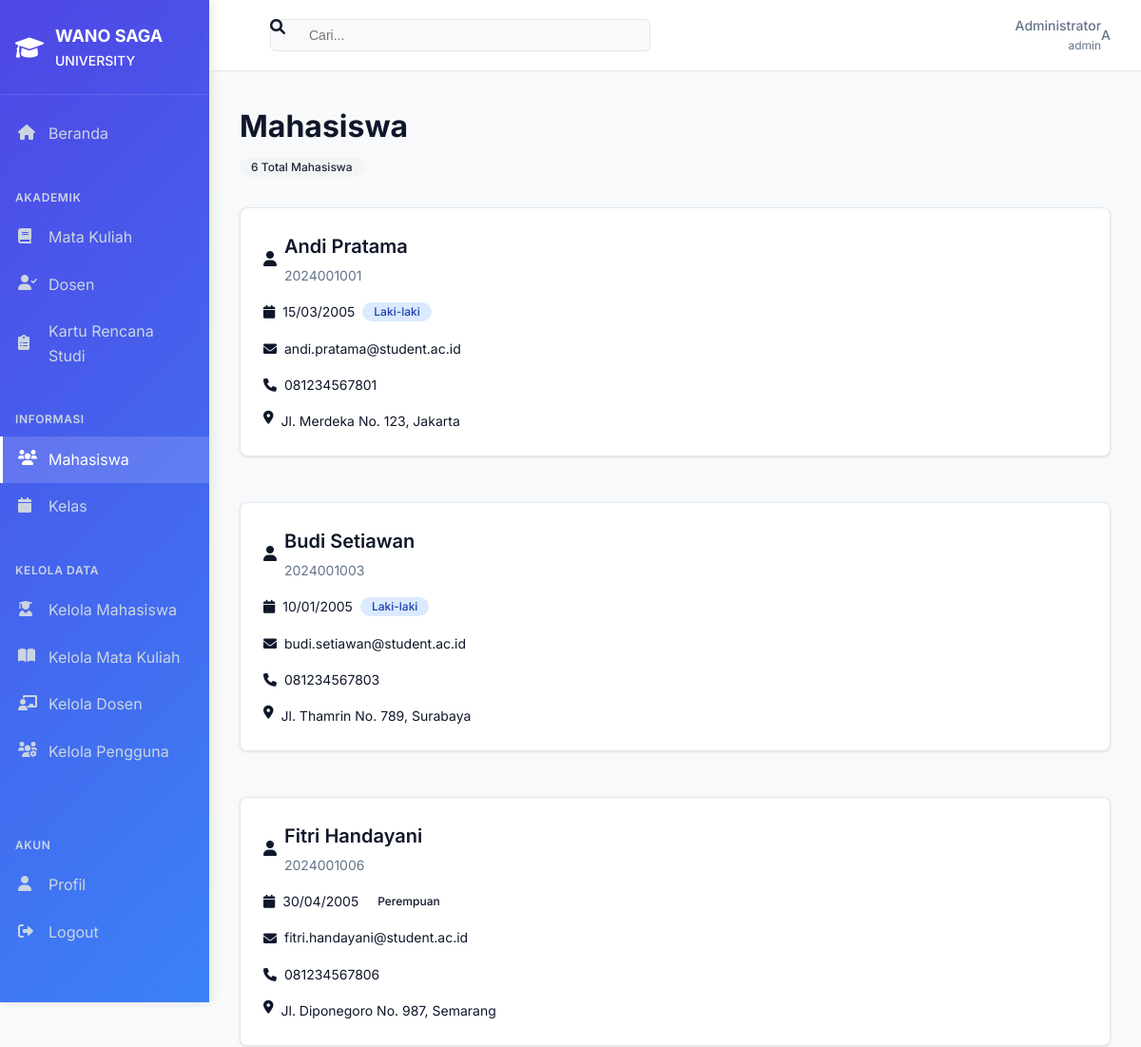
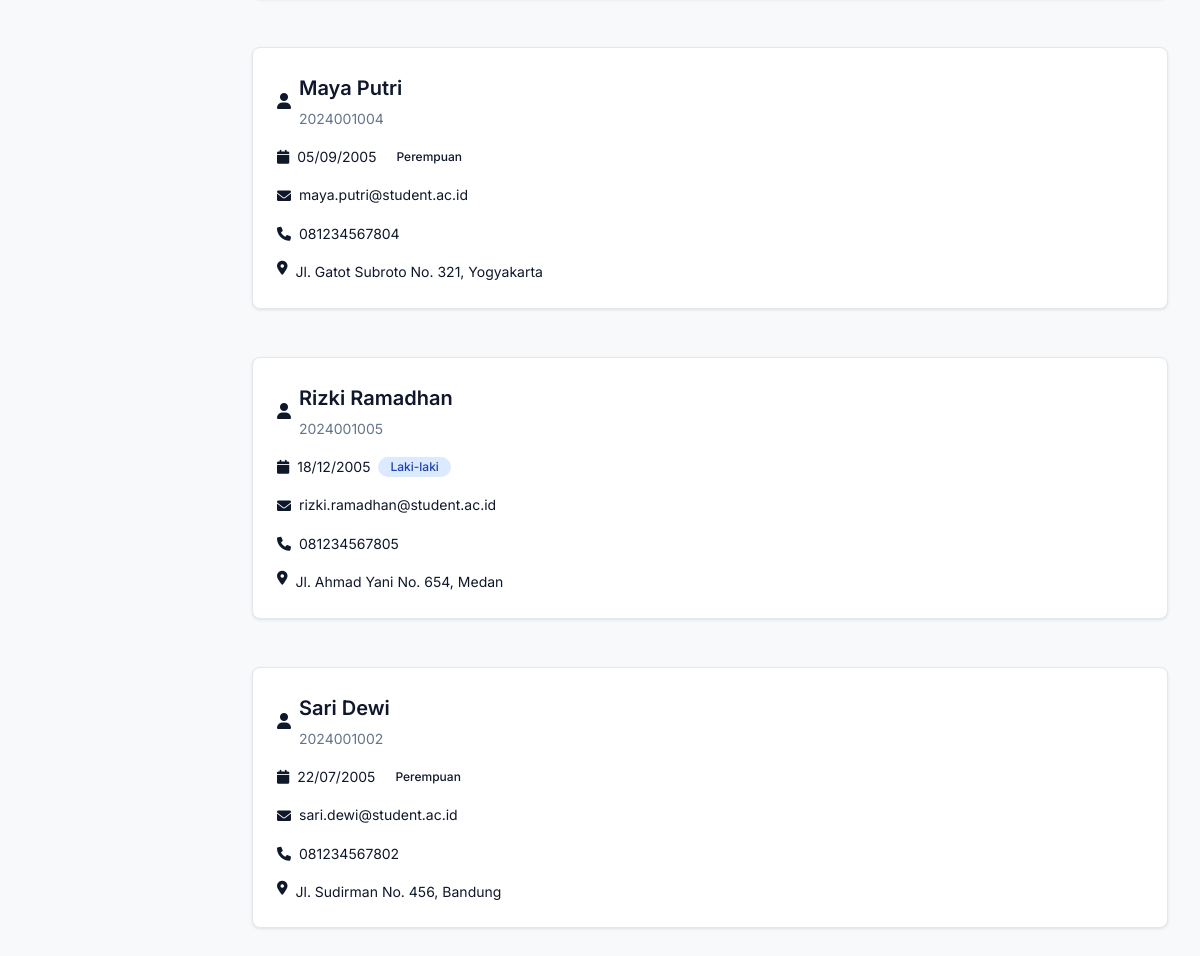
/students.php (signed in), run on the app's committed database (2 pictures, top to bottom).
### tables this page shows
CREATE TABLE IF NOT EXISTS mahasiswa (
    id_mahasiswa INT(11) AUTO_INCREMENT PRIMARY KEY,
    nim VARCHAR(20) UNIQUE NOT NULL,
    nama VARCHAR(100) NOT NULL,
    tanggal_lahir DATE NOT NULL,
    jenis_kelamin ENUM('L', 'P') NOT NULL,
    alamat VARCHAR(255),
    nomor_telepon VARCHAR(15),
    email VARCHAR(100) UNIQUE,
    foto VARCHAR(255),
    created_at TIMESTAMP DEFAULT CURRENT_TIMESTAMP,
    updated_at TIMESTAMP DEFAULT CURRENT_TIMESTAMP ON UPDATE CURRENT_TIMESTAMP
);

### includes/functions.php (called while the page is built, shortened)
<?php
require_once 'config/database.php';
class KRSSystem {
    private $conn;
    public function __construct() {
        $this->db = new Database();
        $this->conn = $this->db->getConnection();
    }
    public function getStudents() {
        try {
            $query = "SELECT * FROM mahasiswa ORDER BY nama ASC";
            $stmt = $this->conn->prepare($query);
            $stmt->execute();
            $result = $stmt->fetchAll(PDO::FETCH_ASSOC);
            return $result ?: DemoData::getStudents();
        } catch(PDOException $e) {
            error_log("Database error in getStudents: " . $e->getMessage());
            return DemoData::getStudents();
        }
    }
}
function formatDate($date) {
    return date('d/m/Y', strtotime($date));
}
?>

### config/database.php (called while the page is built, shortened)
<?php
class Database {
    private $host = 'localhost';
    private $db_name = 'krs_system';
    private $username = 'root';
    private $password = '';
    public function getConnection() {
        $this->conn = null;
        try {
            $this->conn = new PDO("mysql:host=" . $this->host . ";dbname=" . $this->db_name,
                                $this->username, $this->password);
            $this->conn->exec("set names utf8");
            $this->conn->setAttribute(PDO::ATTR_ERRMODE, PDO::ERRMODE_EXCEPTION);
        } catch(PDOException $exception) {
            return null;
        }
        return $this->conn;
    }
}
?>

### students.php (the view, shortened to what this page needs)
<?php
require_once 'includes/functions.php';
$krsSystem = new KRSSystem();
$students = $krsSystem->getStudents();
include 'includes/header.php';
?>
<div class="sky-fade-in">
    <div class="sky-page-header">
        <h1 class="sky-page-title">Mahasiswa</h1>
        <div class="flex items-center justify-between mb-4">
            <span class="badge bg-gray-100 text-gray-800"><?php echo count($students); ?> Total Mahasiswa</span>
        </div>
    </div>
    <div class="grid grid-cols-1 md:grid-cols-2 lg:grid-cols-3 gap-6">
        <?php foreach ($students as $student): ?>
        <div class="sky-card">
            <div class="sky-card-header">
                <div class="flex items-center space-x-2">
                    <i class="fas fa-user text-blue-600"></i>
                    <div>
                        <h3 class="sky-card-title"><?php echo htmlspecialchars($student['nama']); ?></h3>
                        <p class="sky-card-description"><?php echo htmlspecialchars($student['nim']); ?></p>
                    </div>
                </div>
            </div>
            <div class="space-y-4">
                <div class="flex items-center space-x-2 text-sm">
                    <i class="fas fa-calendar text-gray-400"></i>
                    <span><?php echo formatDate($student['tanggal_lahir']); ?></span>
                    <span class="badge <?php echo $student['jenis_kelamin'] === 'L' ? 'bg-blue-100 text-blue-800' : 'bg-pink-100 text-pink-800'; ?> ml-auto">
                        <?php echo $student['jenis_kelamin'] === 'L' ? 'Laki-laki' : 'Perempuan'; ?>
                    </span>
                </div>
                <?php if (!empty($student['email'])): ?>
                <div class="flex items-center space-x-2 text-sm">
                    <i class="fas fa-envelope text-gray-400"></i>
                    <span class="truncate"><?php echo htmlspecialchars($student['email']); ?></span>
                </div>
                <?php endif; ?>
                <?php if (!empty($student['nomor_telepon'])): ?>
                <div class="flex items-center space-x-2 text-sm">
                    <i class="fas fa-phone text-gray-400"></i>
                    <span><?php echo htmlspecialchars($student['nomor_telepon']); ?></span>
                </div>
                <?php endif; ?>
                <?php if (!empty($student['alamat'])): ?>
                <div class="flex items-start space-x-2 text-sm">
                    <i class="fas fa-map-marker-alt text-gray-400 mt-1"></i>
                    <span class="text-gray-600"><?php echo htmlspecialchars($student['alamat']); ?></span>
                </div>
                <?php endif; ?>
            </div>
        </div>
        <?php endforeach; ?>
    </div>
</div>
<?php include 'includes/footer.php'; ?>

### assets/css/style.css (style rules this page uses)
:root { --background: 248, 249, 250; --foreground: 15, 23, 42; --card: 255, 255, 255; --card-foreground: 15, 23, 42; --primary: 79, 70, 229; --primary-foreground: 255, 255, 255; --secondary: 241, 245, 249; --secondary-foreground: 15, 23, 42; --muted: 241, 245, 249; --muted-foreground: 100, 116, 139; --border: 226, 232, 240; --sidebar-bg: linear-gradient(135deg, #4f46e5 0%, #3b82f6 100%); --sidebar-text: 255, 255, 255; --sidebar-text-muted: 203, 213, 225; }
* { margin: 0; padding: 0; box-sizing: border-box; }
body { font-family: "Inter", -apple-system, BlinkMacSystemFont, "Segoe UI", "Roboto", sans-serif; background-color: rgb(var(--background)); color: rgb(var(--foreground)); line-height: 1.6; }
.sky-page-header { margin-bottom: 2rem; }
.sky-page-title { font-size: 2rem; font-weight: 700; color: rgb(var(--foreground)); margin-bottom: 0.5rem; }
.sky-card { background: rgb(var(--card)); border: 1px solid rgb(var(--border)); border-radius: 0.5rem; padding: 1.5rem; box-shadow: 0 1px 3px rgba(0, 0, 0, 0.1); transition: box-shadow 0.2s ease; margin-bottom: 1.5rem; }
.sky-card-header { margin-bottom: 1rem; }
.sky-card-title { font-size: 1.25rem; font-weight: 600; margin-bottom: 0.25rem; }
.sky-card-description { color: rgb(var(--muted-foreground)); font-size: 0.875rem; }
.grid { display: grid; }
.grid-cols-1 { grid-template-columns: repeat(1, minmax(0, 1fr)); }
.gap-6 { gap: 1.5rem; }
.badge { display: inline-flex; align-items: center; padding: 0.25rem 0.75rem; border-radius: 9999px; font-size: 0.75rem; font-weight: 500; line-height: 1; }
.bg-blue-100 { background-color: #dbeafe; }
.text-blue-800 { color: #1e40af; }
.bg-gray-100 { background-color: #f3f4f6; }
.text-gray-800 { color: #1f2937; }
.sky-fade-in { animation: fadeIn 0.3s ease-out; }
.text-sm { font-size: 0.875rem; }
.mb-4 { margin-bottom: 1rem; }
.flex { display: flex; }
.items-center { align-items: center; }
.justify-between { justify-content: space-between; }
.space-x-2 > * + * { margin-left: 0.5rem; }
.space-y-4 > * + * { margin-top: 1rem; }
.truncate { overflow: hidden; text-overflow: ellipsis; white-space: nowrap; }

### assets/css/forms.css (style rules this page uses)
.badge { display: inline-flex; align-items: center; padding: 0.25rem 0.75rem; border-radius: 9999px; font-size: 0.75rem; font-weight: 500; line-height: 1; }

### data on the page
mahasiswa: nama "Andi Pratama", nim "2024001001", tanggal_lahir "15/03/2005", jenis_kelamin "Laki-laki", email "andi.pratama@student.ac.id", nomor_telepon "081234567801", alamat "Jl. Merdeka No. 123, Jakarta"
mahasiswa: nama "Budi Setiawan", nim "2024001003", tanggal_lahir "10/01/2005", jenis_kelamin "Laki-laki", email "budi.setiawan@student.ac.id", nomor_telepon "081234567803", alamat "Jl. Thamrin No. 789, Surabaya"
mahasiswa: nama "Fitri Handayani", nim "2024001006", tanggal_lahir "30/04/2005", jenis_kelamin "Perempuan", email "fitri.handayani@student.ac.id", nomor_telepon "081234567806", alamat "Jl. Diponegoro No. 987, Semarang"
mahasiswa: nama "Maya Putri", nim "2024001004", tanggal_lahir "05/09/2005", jenis_kelamin "Perempuan", email "maya.putri@student.ac.id", nomor_telepon "081234567804", alamat "Jl. Gatot Subroto No. 321, Yogyakarta"
mahasiswa: nama "Rizki Ramadhan", nim "2024001005", tanggal_lahir "18/12/2005", jenis_kelamin "Laki-laki", email "rizki.ramadhan@student.ac.id", nomor_telepon "081234567805", alamat "Jl. Ahmad Yani No. 654, Medan"
mahasiswa: nama "Sari Dewi", nim "2024001002", tanggal_lahir "22/07/2005", jenis_kelamin "Perempuan", email "sari.dewi@student.ac.id", nomor_telepon "081234567802", alamat "Jl. Sudirman No. 456, Bandung"

### other printed values
$currentUser['full_name'] "Administrator"
$currentUser['role'] "admin"
substr($currentUser['full_name'], 0, 1) "A"
count($students) "6"
